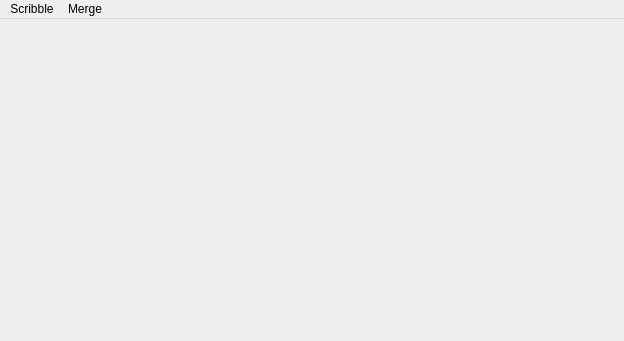
<?xml version="1.0" encoding="UTF-8"?>
<ui version="4.0">
    <class>window</class>
    <widget class="QMainWindow" name="window">
        <property name="geometry">
            <rect>
                <x>0</x>
                <y>0</y>
                <width>624</width>
                <height>341</height>
            </rect>
        </property>
        <property name="minimumSize">
            <size>
                <width>624</width>
                <height>341</height>
            </size>
        </property>
        <property name="windowTitle">
            <string>gui</string>
        </property>
        <widget class="QWidget" name="central">
            <layout class="QGridLayout" name="grid">
                <item row="0" column="0">
                    <widget class="Scribble" name="scribble">
                        <property name="minimumSize">
                            <size>
                                <width>300</width>
                                <height>300</height>
                            </size>
                        </property>
                        <property name="maximumSize">
                            <size>
                                <width>300</width>
                                <height>300</height>
                            </size>
                        </property>
                    </widget>
                </item>
                <item row="0" column="1">
                    <widget class="Merge" name="merge">
                        <property name="minimumSize">
                            <size>
                                <width>300</width>
                                <height>300</height>
                            </size>
                        </property>
                        <property name="maximumSize">
                            <size>
                                <width>300</width>
                                <height>300</height>
                            </size>
                        </property>
                    </widget>
                </item>
            </layout>
        </widget>
        <widget class="QMenuBar" name="menu_bar">
            <property name="geometry">
                <rect>
                    <x>0</x>
                    <y>0</y>
                    <width>624</width>
                    <height>21</height>
                </rect>
            </property>
            <widget class="QMenu" name="menu_scribble">
                <property name="title">
                    <string>Scribble</string>
                </property>
                <addaction name="open_scribble"/>
                <addaction name="separator"/>
                <addaction name="paint_green"/>
                <addaction name="paint_red"/>
                <addaction name="erase"/>
                <addaction name="paint_clear"/>
                <addaction name="separator"/>
                <addaction name="paint_undo"/>
                <addaction name="paint_redo"/>
                <addaction name="separator"/>
                <addaction name="smart_segment"/>
                <addaction name="embed"/>
            </widget>
            <widget class="QMenu" name="menu_merge">
                <property name="title">
                    <string>Merge</string>
                </property>
                <addaction name="open_merge"/>
                <addaction name="separator"/>
                <addaction name="inpaint"/>
                <addaction name="separator"/>
                <addaction name="save_merge"/>
            </widget>
            <addaction name="menu_scribble"/>
            <addaction name="menu_merge"/>
        </widget>
        <action name="open_scribble">
            <property name="text">
                <string>Open</string>
            </property>
            <property name="toolTip">
                <string>Load Scribble Image</string>
            </property>
            <property name="shortcut">
                <string>Ctrl+O</string>
            </property>
        </action>
        <action name="open_merge">
            <property name="text">
                <string>Open</string>
            </property>
            <property name="toolTip">
                <string>Load Merge Image</string>
            </property>
            <property name="shortcut">
                <string>Ctrl+Shift+O</string>
            </property>
        </action>
        <action name="paint_green">
            <property name="text">
                <string>Paint (Green)</string>
            </property>
            <property name="toolTip">
                <string>Paint (Green)</string>
            </property>
        </action>
        <action name="paint_red">
            <property name="text">
                <string>Paint (Red)</string>
            </property>
        </action>
        <action name="erase">
            <property name="text">
                <string>Erase</string>
            </property>
        </action>
        <action name="paint_undo">
            <property name="text">
                <string>Paint Undo</string>
            </property>
            <property name="toolTip">
                <string>Paint Undo</string>
            </property>
            <property name="shortcut">
                <string>Ctrl+Z</string>
            </property>
        </action>
        <action name="paint_redo">
            <property name="text">
                <string>Paint Redo</string>
            </property>
            <property name="shortcut">
                <string>Ctrl+Y</string>
            </property>
        </action>
        <action name="save_merge">
            <property name="text">
                <string>Save</string>
            </property>
            <property name="toolTip">
                <string>Save Merge to Filesystem</string>
            </property>
            <property name="shortcut">
                <string>Ctrl+S</string>
            </property>
        </action>
        <action name="embed">
            <property name="text">
                <string>Embed</string>
            </property>
            <property name="toolTip">
                <string>Embed the selected Scribble into Merge</string>
            </property>
            <property name="shortcut">
                <string>Ctrl+E</string>
            </property>
        </action>
        <action name="paint_clear">
            <property name="text">
                <string>Clear</string>
            </property>
            <property name="toolTip">
                <string>Clear Paintings</string>
            </property>
            <property name="shortcut">
                <string>Ctrl+C</string>
            </property>
        </action>
        <action name="smart_segment">
            <property name="text">
                <string>Smart Segment</string>
            </property>
            <property name="toolTip">
                <string>Paint the Scribble using a Neural Network, trained by the current selection</string>
            </property>
            <property name="shortcut">
                <string>Ctrl+F</string>
            </property>
        </action>
        <action name="inpaint">
            <property name="text">
                <string>Inpaint</string>
            </property>
            <property name="shortcut">
                <string>Ctrl+I</string>
            </property>
        </action>
    </widget>
    <customwidgets>
        <customwidget>
            <class>Merge</class>
            <extends>QLabel</extends>
            <header>dbvpra.gui.widgets.Merge</header>
            <container>1</container>
        </customwidget>
        <customwidget>
            <class>Scribble</class>
            <extends>QLabel</extends>
            <header>dbvpra.gui.widgets.Scribble</header>
            <container>1</container>
        </customwidget>
    </customwidgets>
    <resources/>
    <connections/>
</ui>
